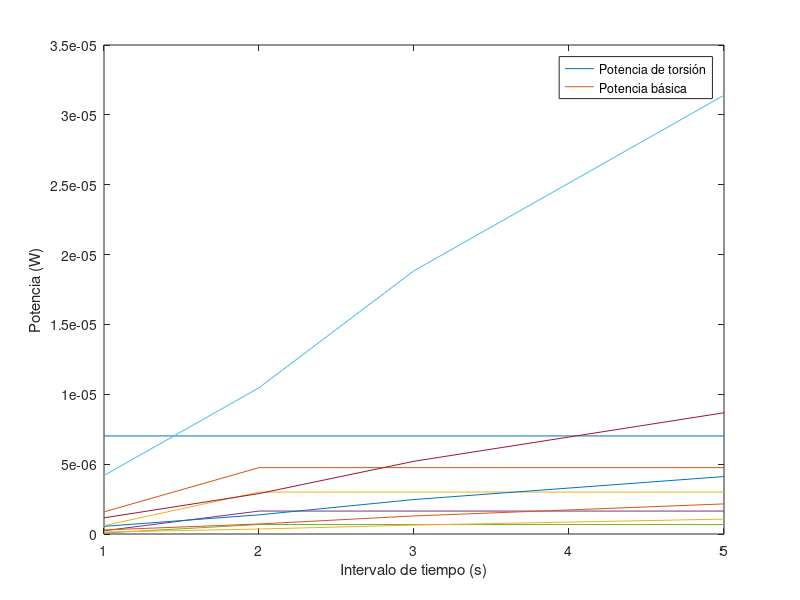

This chart was generated by the following MATLAB code:
% José Antonio Fernández López
% TFG - Generación de energía con una turbina eólica flotante

%% Pruebas

%% Configuración

    % Densidad del aire
       Ro = 1.225; %Kg/m^3

    % Longitud de la pala
        L = 34; %m

    % Número de segmentos en los que se divide la pala
        N = 5;
        i = 1:N;

    % Ángulo inicial de giro
        theta_1 = 2; %Grados [º]

    % Variación de Theta_i
        Delta_theta = 0.02; %Grados [º]

        %Creamos el ángulo de torsión
        theta_i = zeros(1,N);
    
            for j = 1:N
                if j < 2
                    theta_i(1) = theta_1;
                else
                    theta_i(j) = theta_i(j-1) + Delta_theta;
                end
            end
    
        theta_1 = (theta_1 * pi) / 180; %Rad
        Delta_theta = (Delta_theta * pi) / 180; %Rad
        theta_i = (theta_i .* pi) / 180; %Rad
        
    % Velocidad del viento
        u = 1:1:100; %m/s
        v = 15;
    % Densidad del material de la pala
        CFRP = 1410; %kg/m^3
        GFRP = 1500; %kg/m^3
        GFEpoxi = 1700; %kg/m^3
        dens_pala = [CFRP GFRP GFEpoxi];
    
    % Masa de la pala
        masa_pala = 5200; %Kg

%% Fórmulas para el cálculo inicial y completo de la pala de la turbina eólica.
 
  % Establecemos el buje y la punta
    Buje = 3; %m
    Punta = 0.6; %m
    L_i = L/N;

  % Se calcula la hipotenusa de borde de fuga
    H_bf = sqrt(((Buje - Punta)^2) + L^2);
  % Ahora el ángulo Phi, con el que decrece la chord line a lo largo de L
    Phi = asin( (Buje - Punta) / H_bf );
    Phi_deg = (Phi * 180) / pi;
  % Variables necesarias para el cálculo de la chord line
    altura_i = (((2*i) -1) * L) / (2*N);
    diagonal_i = (((2*i) -1) * H_bf) / (2*N);
    x_i = sqrt(diagonal_i.^2 - altura_i.^2);
   % Ya se puede obtener la línea de cuerda de cada segmento
    c_i = Buje - x_i;
    
  % Usando algunas fórmulas del desarrollo de Carlos Armenta Deu,
  % referenciado en mi trabajo.
    % Lado inicial de la pala
        c_left_i = c_i + (L_i/2) * tan(Phi);
    % Lado final de la pala
        c_right_i = c_i - (L_i/2) * tan(Phi);
    % Área de cada segmento de la pala
        S_i = ((c_left_i + c_right_i) / 2) * L_i;

    %Definición del brazo
        cateto_buje = (Buje/2) - (Punta/2);
        R_brazo = sqrt(cateto_buje.^2 + L.^2);
        brazo_i = (((2*i) -1) .* R_brazo) / (2*N);
    % Masa de cada segmento de la pala
        S_pala = sum(S_i); 
        m_i = (S_i/S_pala) * masa_pala;

    % Momento inercia del área de un trapecio
        I_area = (L_i^3).*((c_right_i.^2) + (4.*c_right_i.*c_left_i) + (c_left_i.^2)) ./ (36 .* (c_right_i + c_left_i));
        steiner_theorem = m_i .* (brazo_i.^2);

        I_eje_paralelo = I_area + steiner_theorem;

    % Momento de inercia general
        I = dens_pala(3) .* I_eje_paralelo;



    % Calculamos el tiempo, lo que tarda el viento para diferentes velocidades en atravesar el
    % segmento
        %intervalo_tiempo = c_i ./ u(v);
        u_viento = [2 5 9 12 15]
        M = length(u_viento);
        intervalo_tiempo = zeros(M,N);
        for j = 1:M
            for j2 = 1:N
                intervalo_tiempo(j,j2) = c_i(j2) ./ u_viento(j)
            end
        end
%% Cuando solo presenta ángulo de cabeceo
    % Fuerza del viento
        %F_viento_i = (1/2) .* Ro .* S_i .* (u(v).^2);
        F_viento_i = zeros(M,N);
        for j = 1:M
            for j2 = 1:N
                F_viento_i(j,j2) = (1/2) .* Ro .* S_i(j2) .* u_viento(j);
            end 
        end
    % Fuerza normal
        F_normal_i = F_viento_i .* sin(theta_1);
    % Momento de torsión
        torque_0 = F_normal_i .* brazo_i;
    % Torque global
        torque_global_0 = sum(torque_0,2)



    % Aceleración angular
        alpha_ang_0 = torque_0 ./ I;
    % Velocidad angular
        Omega_0 = alpha_ang_0 .* intervalo_tiempo;
    % Potencia de la pala
        potencia_0 = torque_global_0 .* Omega_0

%% Cuando presenta ángulo de cabeceo y torsión de los segmentos

    % Fuerza normal
        F_normal_i_torsion = F_viento_i .* sin(theta_i);

        
    % Momento de torsión
        %Se necesita multiplicar por el seno del ángulo de torsión para
        %sacar el torque del área efectiva
        torque_1 = zeros(M,N);
        %TENGO QUE CAMBIAR ESTA PARTE, POR CULPA DE LA F NORMAL DE TORSION
            for j = 1:M
                for j2 = 1:N
                    if j < 2
                        torque_1(j,j2) = F_normal_i_torsion(j,j2) .* brazo_i(1);
                    else
                        torque_1(j,j2) = F_normal_i_torsion(j,j2) .* brazo_i(j2) .* cos(Delta_theta);
                    end
                end
            end

    % Torque global
        torque_global_1 = sum(torque_1);

    % Aceleración angular
        alpha_ang_1 = torque_1 ./ I;
    % Velocidad angular
        Omega_1 = alpha_ang_1 .* intervalo_tiempo;
    % Potencia de la pala
        potencia_1 = torque_global_1 .* Omega_1


        
 %% Representaciones


    

    figure('Name','Potencia en cada segmento de la pala con u fija','NumberTitle','off');
        plot(i,potencia_1);
        hold on;
        plot(i,potencia_0);
        xlabel('Intervalo de tiempo (s)');
        ylabel('Potencia (W)');
        legend('Potencia de torsión','Potencia básica')
